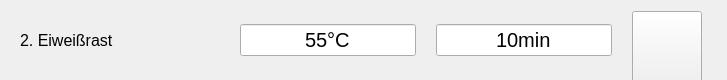
                  <widget class="QFrame" name="frm_mash_step2">
                   <property name="enabled">
                    <bool>true</bool>
                   </property>
                   <property name="minimumSize">
                    <size>
                     <width>0</width>
                     <height>80</height>
                    </size>
                   </property>
                   <property name="maximumSize">
                    <size>
                     <width>16777215</width>
                     <height>80</height>
                    </size>
                   </property>
                   <layout class="QHBoxLayout" name="horizontalLayout_6">
                    <property name="spacing">
                     <number>20</number>
                    </property>
                    <property name="leftMargin">
                     <number>20</number>
                    </property>
                    <property name="rightMargin">
                     <number>25</number>
                    </property>
                    <item>
                     <widget class="QLabel" name="lbl_mash_step2_title">
                      <property name="minimumSize">
                       <size>
                        <width>200</width>
                        <height>0</height>
                       </size>
                      </property>
                      <property name="font">
                       <font>
                        <pointsize>12</pointsize>
                       </font>
                      </property>
                      <property name="text">
                       <string>2. Eiweißrast</string>
                      </property>
                     </widget>
                    </item>
                    <item>
                     <widget class="QLineEdit" name="lne_mash_step2_temp">
                      <property name="font">
                       <font>
                        <pointsize>15</pointsize>
                       </font>
                      </property>
                      <property name="text">
                       <string>55°C</string>
                      </property>
                      <property name="alignment">
                       <set>Qt::AlignCenter</set>
                      </property>
                     </widget>
                    </item>
                    <item>
                     <widget class="QLineEdit" name="lne_mash_step2_time">
                      <property name="enabled">
                       <bool>true</bool>
                      </property>
                      <property name="font">
                       <font>
                        <pointsize>15</pointsize>
                       </font>
                      </property>
                      <property name="text">
                       <string>10min</string>
                      </property>
                      <property name="alignment">
                       <set>Qt::AlignCenter</set>
                      </property>
                     </widget>
                    </item>
                    <item>
                     <widget class="QPushButton" name="btn_mash_step2_alarm">
                      <property name="enabled">
                       <bool>true</bool>
                      </property>
                      <property name="minimumSize">
                       <size>
                        <width>70</width>
                        <height>80</height>
                       </size>
                      </property>
                      <property name="maximumSize">
                       <size>
                        <width>70</width>
                        <height>80</height>
                       </size>
                      </property>
                      <property name="icon">
                       <iconset>
                        <normaloff>assets/alarm0.png</normaloff>assets/alarm0.png</iconset>
                      </property>
                      <property name="iconSize">
                       <size>
                        <width>40</width>
                        <height>40</height>
                       </size>
                      </property>
                      <property name="checkable">
                       <bool>false</bool>
                      </property>
                     </widget>
                    </item>
                   </layout>
                  </widget>
